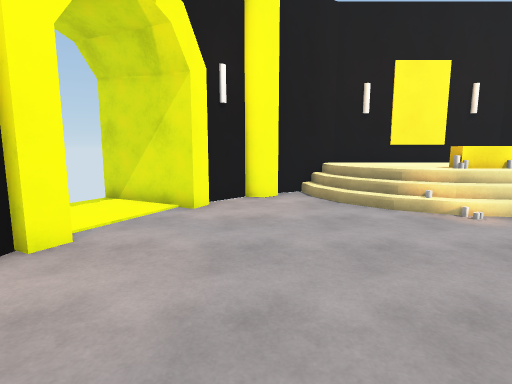
View 1 (above)

12 first-person views from a walk through a scene from a Unity 3-D project. The camera is 1.5 m above the floor, tilts 8° down and sees 80° across. Doors are open. The floor is counted in squares, 1 m on a side. Each view is taken from the middle of a square. On the plan, view 1 faces up. The plan holds only what a view shows up to about 15 squares ahead; the rest is blank. The player character is not drawn. Surface patterns are stand-ins for the level's own textures.

View 2
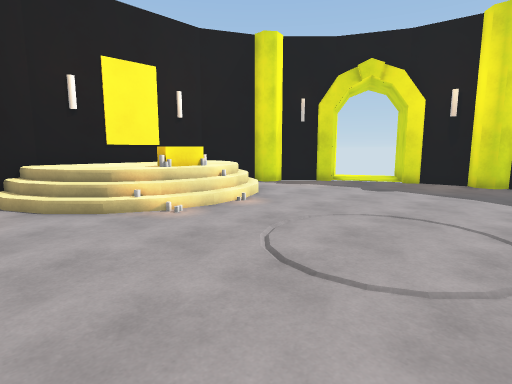

View 3
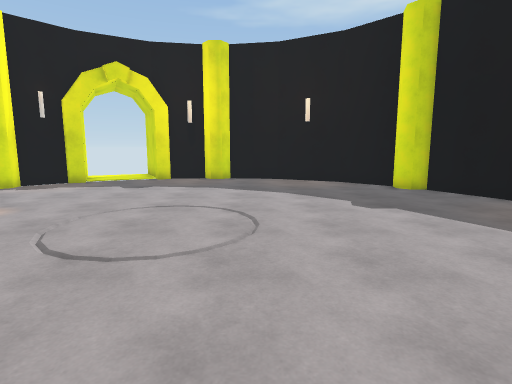

View 4
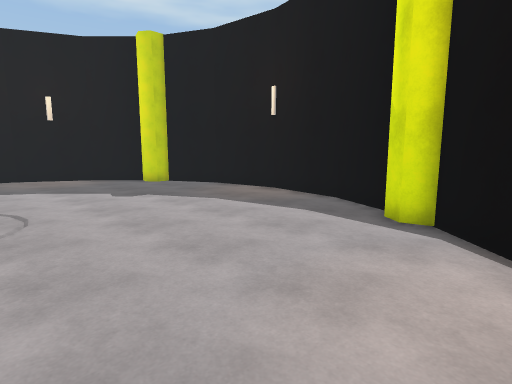

View 5
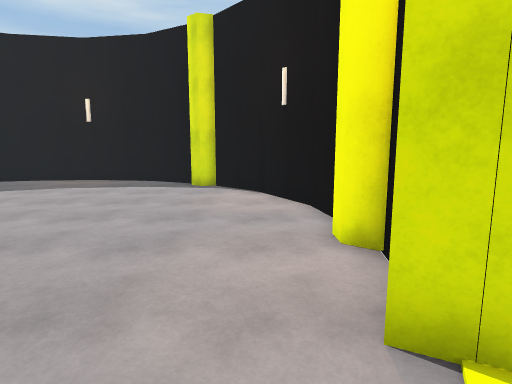

View 6
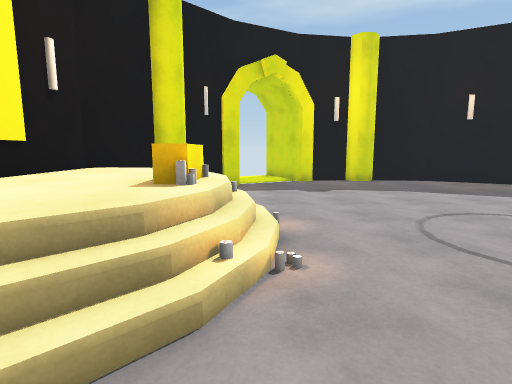

View 7
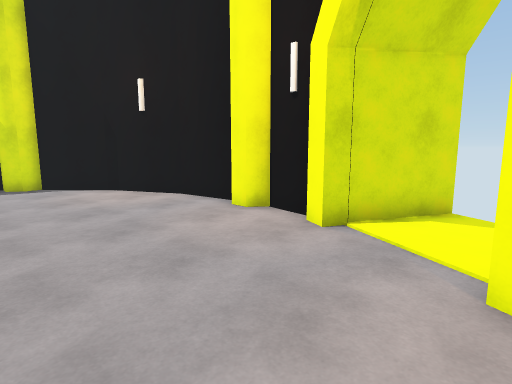

View 8
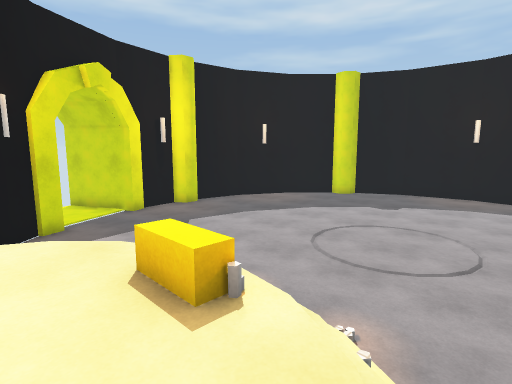

View 9
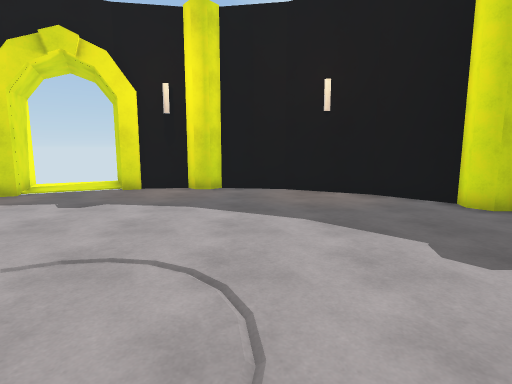

View 10
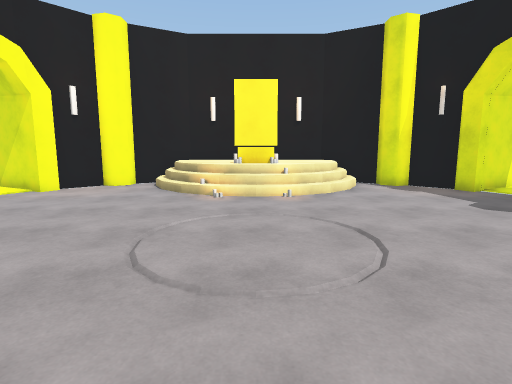

View 11
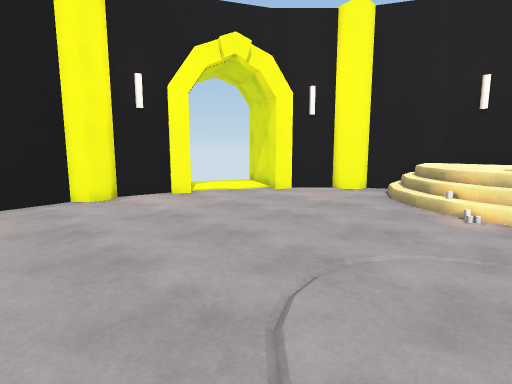

View 12
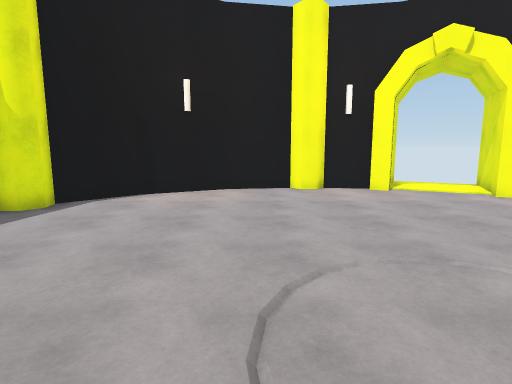

### Floor plan
Key: @ floor where view 1 was taken; # wall or solid block; . main floor; : floor 1 m higher than the main floor; / step, stairs or slope; D open door; = window, fence, low wall or low ledge; v drop or lower ground; P painting.
Columns run from 6 left of view 1 to 18 right of it. Each row starts with its distance up from view 1.
 12         #########
 11        ##:::P:::##
 10      ###/:::::::/###
  9  #####..//::::://..#####
  8   .###...//=v=//....##..
  7  ........./////.....DD..
  6 ##..................DD.##
  5  ###.................###
  4   #...................#
  3   #...................#
  2   #...................#
  1   #...................#
  0   #...@...............#
 -1   #...................#
 -2   ##.................##
 -3    #.................#
 -4    ##...............##
 -5     ##.............##
 -6      ###.........###
 -7        ##.......##
 -8         #########

Where each view was taken, in squares from view 1:
view 1: 0 up, 0 right, facing up
view 2: 0 up, 1 right, facing up-right
view 3: 0 up, 0 right, facing right
view 4: 1 up, 2 left, facing down-right
view 5: 7 up, 2 left, facing down
view 6: 7 up, 1 right, facing right
view 7: 8 up, 2 right, facing down-left
view 8: 10 up, 3 right, facing down-right
view 9: 0 up, 4 right, facing right
view 10: 3 down, 6 right, facing up
view 11: 1 down, 6 right, facing up-left
view 12: 0 up, 8 right, facing left
